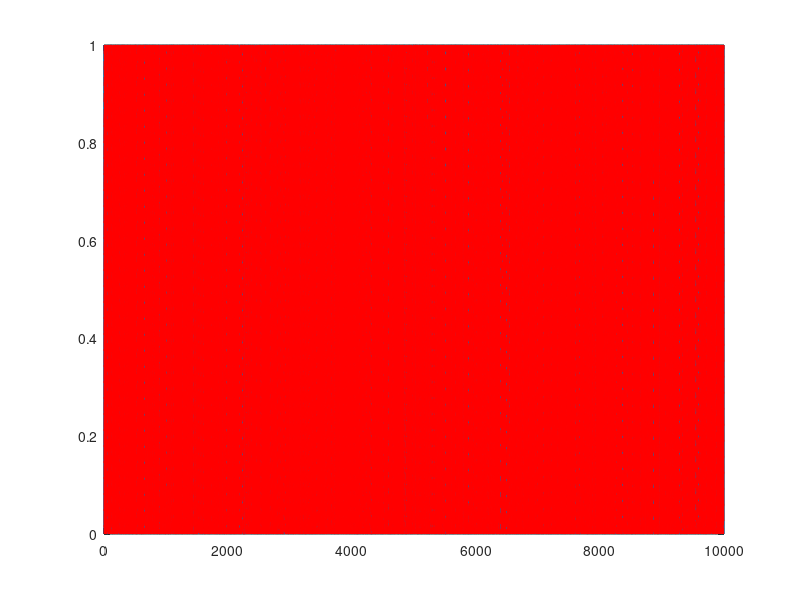
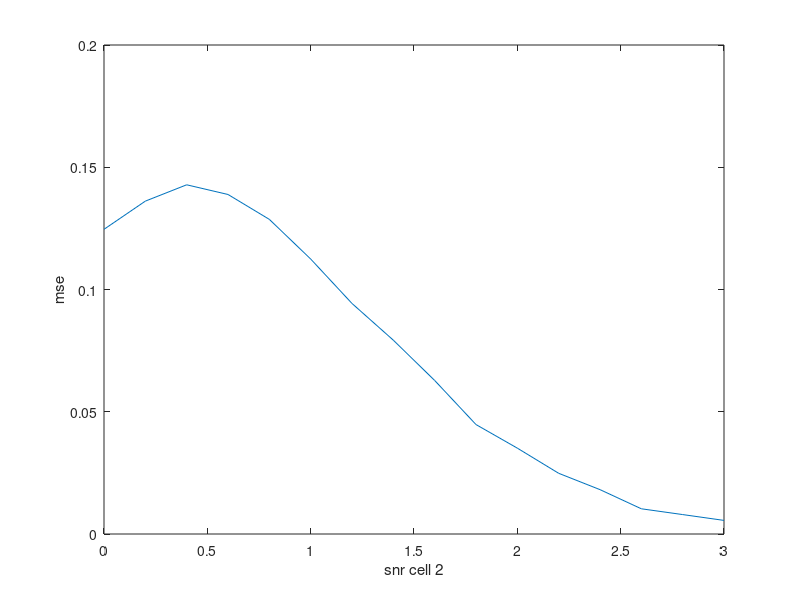

MATLAB code for these plots, in order:
% two cell model testing how SNR impacts pop error for correlated
% population when independence is assumed (or not)

% JC 2018-10-30

nt = 10000 ; % time points

% stim values
s1 = 0 ;
s2 = 1 ; 
stim = randi([s1,s2],1,nt) ; % stim

% cell params
g1 = 1 ; % gain cell 1
g2set = [0:.2:3] ; % gain cell 2

Cvar = .5 ; % std

for loop = 1:length(g2set) ;
    
    g2 = g2set(loop) ; 

    % mean response
    C1mean = stim*g1 ; % high snr
    C2mean = stim*g2 ; % low snr

    % noise
    C1n = normrnd(0,Cvar,1,nt) ; % noise cell 1

    C2n = C1n ; % nc=1
    %C2n = normrnd(0,Cvar,1,nt) ; % nc=0 

    % response
    C1rsp = C1mean + C1n ;
    C2rsp = C2mean + C2n ;

    % bayes decoding
    sigma = [Cvar,0;0,Cvar] ; % assume mc=0
    %sigma = [Cvar,Cvar;Cvar,Cvar] ; % assume nc=1
    prgs1 = mvnpdf([C1rsp',C2rsp'],[s1*g1,s1*g2],sigma) ; % prob rsp given stim 1
    prgs2 = mvnpdf([C1rsp',C2rsp'],[s2*g1,s2*g2],sigma) ; % prob rsp given stim 2
    pr = prgs1+prgs2 ; % probability of the response

    ps1gr = prgs1./pr ;
    ps2gr = prgs2./pr ;

    Sest = ps1gr*s1 + ps2gr*s2 ; % stim est

    % error
    mse(loop) = mean((stim'-Sest).^2) ; 

end

% figure

figure
plot(stim)
hold on
plot(Sest,'r--')

figure % 
plot(g2set,mse)
xlabel('snr cell 2')
ylabel('mse')

